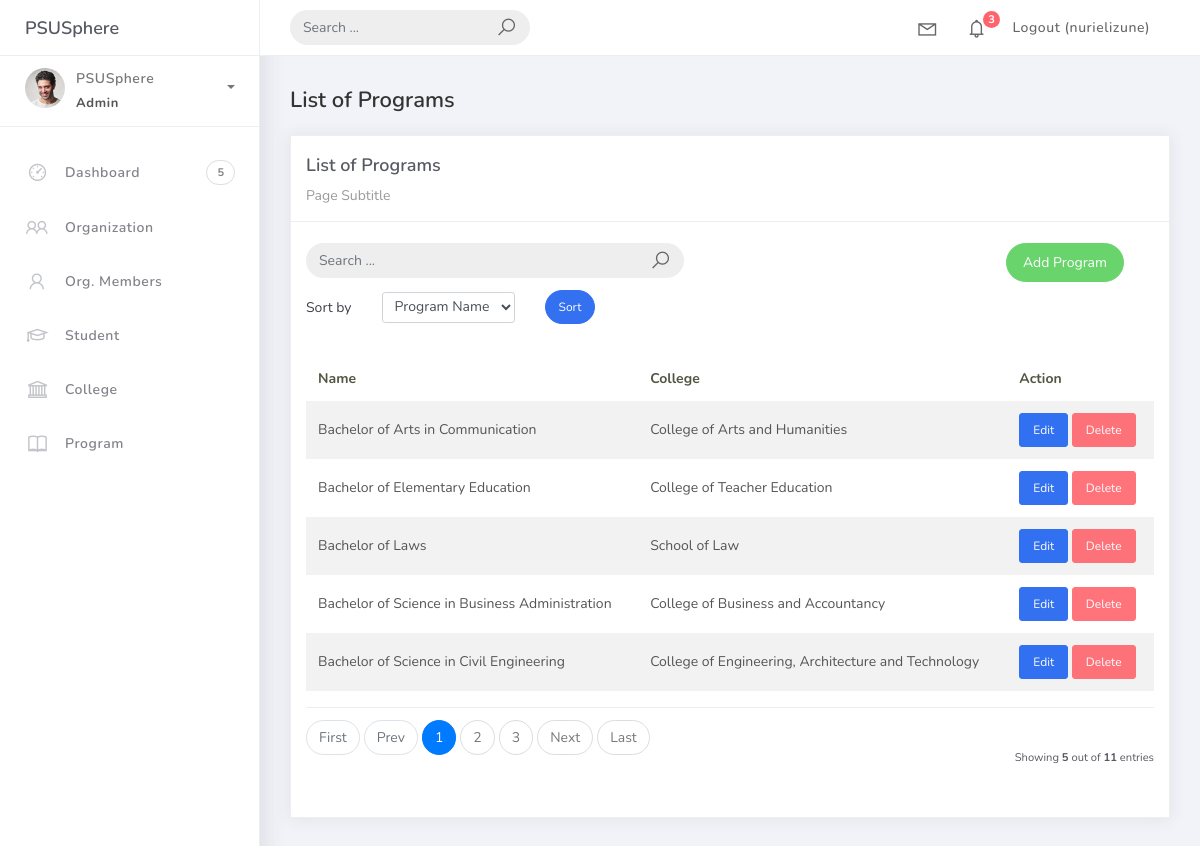
The app's page /programs/ (signed in) with its own data.
### studentorg/models.py (models this page shows, shortened)
class BaseModel(models.Model):
    created_at = models.DateTimeField(auto_now_add=True, db_index=True)
    updated_at = models.DateTimeField(auto_now=True)
    class Meta:
        abstract = True

class Program(BaseModel):
    prog_name = models.CharField(max_length=150)
    college = models.ForeignKey(College, on_delete=models.CASCADE)

class College(BaseModel):
    college_name = models.CharField(max_length=150)
    def __str__(self):
        return self.college_name

### studentorg/views.py (the view)
# urls.py: path('programs/', ProgramList.as_view(), name='program-list'),
class ProgramList(LoginRequiredMixin, ListView):
    model = Program
    context_object_name = 'program'
    template_name = 'program_list.html'
    paginate_by = 5
    def get_queryset(self):
        qs = super().get_queryset()
        query = self.request.GET.get('q')
        if query:
            qs = qs.filter(
                Q(prog_name__icontains=query) |
                Q(college__college_name__icontains=query)
            )
        return qs
    def get_ordering(self):
        allowed = ['prog_name', 'college__college_name']
        sort_by = self.request.GET.get('sort_by')
        if sort_by in allowed:
            return sort_by
        return 'prog_name'

### projectsite/templates/program_list.html (shortened to what this page needs)
{% extends 'base.html' %}
{% load static %}
{% block content %}
<div class="content">
<div class="container-fluid">
<h4 class="page-title">List of Programs</h4>
<div class="row">
<div class="col-md-12">
<div class="card">
<div class="card-header">
<div class="card-title">List of Programs</div>
<div class="card-category">Page Subtitle</div>
</div>
<br />
<div class="col-md-12 row">
<div class="col-md-6">
<form class="navbar-left navbar-form nav-search mr-md-3" action="{% url 'program-list' %}">
<div class="input-group">
<input type="text" name="q" placeholder="Search ..." class="form-control" />
<div class="input-group-append">
<span class="input-group-text">
<i class="la la-search search-icon"></i>
</span>
</div>
</div>
</form>
</div>
<div class="col-md-6">
<div class="pull-right">
<a href="{% url 'program-add' %}" class="btn btn-success btn-rounded">Add Program</a>
</div>
</div>
</div>
<div class="col-md-12 mt-2">
<form method="get" class="row g-2 align-items-center">
<div class="col-auto">
<label for="sortBy" class="col-form-label">Sort by</label>
</div>
<div class="col-auto">
<select class="form-control form-control-sm" id="sortBy" name="sort_by">
<option value="prog_name" {% if request.GET.sort_by == "prog_name" %}selected{% endif %}>Program Name</option>
</select>
</div>
<div class="col-auto">
<button type="submit" class="btn btn-primary btn-sm btn-rounded">Sort</button>
</div>
</form>
</div>
<div class="card-body">
<table class="table table-striped mt-3">
<thead>
<tr>
<th scope="col">Name</th>
<th scope="col">College</th>
<th scope="col">Action</th>
</tr>
</thead>
<tbody>
{% for object in object_list %}
<tr>
<td>{{ object.prog_name }}</td>
<td>{{ object.college }}</td>
<td>
                        <a href="{% url 'program-update' object.id %}" class="btn btn-sm btn-primary">Edit</a>
                        <a href="{% url 'program-delete' object.id %}" class="btn btn-sm btn-danger">Delete</a>
                    </td>
</tr>
{% empty %}
<tr>
<td colspan="3" style="text-align: center">
<p class="text-sm font-weight-bold mb-0">No Records Found</p>
</td>
</tr>
{% endfor %}
</tbody>
</table>
{% include 'includes/pagination.html' %}
</div>
</div>
</div>
</div>
</div>
</div>
{% endblock %}

### projectsite/templates/base.html (shortened to what this page needs)
{% load static %}
<!DOCTYPE html>
<html>
<head>
	<link rel="stylesheet" href="{% static 'assets/css/bootstrap.min.css' %}">
	<link rel="stylesheet" href="{% static 'assets/css/ready.css' %}">
	<link rel="stylesheet" href="{% static 'assets/css/demo.css' %}">
</head>
<body>
	<div class="wrapper">
		<div class="main-header">
			<div class="logo-header">
				<a href="/" class="logo">
					PSUSphere
				</a>
			</div>
			<nav class="navbar navbar-header navbar-expand-lg">
				<div class="container-fluid">
					<form class="navbar-left navbar-form nav-search mr-md-3" action="">
						<div class="input-group">
							<input type="text" placeholder="Search ..." class="form-control">
							<div class="input-group-append">
								<span class="input-group-text">
									<i class="la la-search search-icon"></i>
								</span>
							</div>
						</div>
					</form>
					<ul class="navbar-nav topbar-nav ml-md-auto align-items-center">
						<li class="nav-item dropdown hidden-caret">
							<a class="nav-link dropdown-toggle" href="#" id="navbarDropdown" role="button" data-toggle="dropdown" aria-haspopup="true" aria-expanded="false">
								<i class="la la-envelope"></i>
							</a>
						</li>
						<li class="nav-item dropdown hidden-caret">
							<a class="nav-link dropdown-toggle" href="#" id="navbarDropdown" role="button" data-toggle="dropdown" aria-haspopup="true" aria-expanded="false">
								<i class="la la-bell"></i>
								<span class="notification">3</span>
							</a>
						</li>
					{% if user.is_authenticated %}
					<li class="nav-item">
						<a class="nav-link" href="{% url 'account_logout' %}">Logout ({{ user.username }})</a>
					</li>
					{% else %}
					<li class="nav-item">
						<a class="nav-link" href="{% url 'account_login' %}">Login</a>
					</li>
					{% endif %}
					</ul>
				</div>
			</nav>
		</div>
		<div class="sidebar">
			<div class="scrollbar-inner sidebar-wrapper">
				<div class="user">
					<div class="photo">
						<img src="{% static 'assets/img/profile.jpg' %}">
					</div>
					<div class="info">
						<a class="" data-toggle="collapse" href="#collapseExample" aria-expanded="true">
							<span>
								PSUSphere
								<span class="user-level">Admin</span>
								<span class="caret"></span>
							</span>
						</a>
					</div>
				</div>
				<ul class="nav">
					<li class="nav-item">
						<a href="/">
							<i class="la la-dashboard"></i>
							<p>Dashboard</p>
							<span class="badge badge-count">5</span>
						</a>
					</li>
					<li class="nav-item">
						<a href="/organizations/">
							<i class="la la-users"></i>
							<p>Organization</p>
						</a>
					</li>
					<li class="nav-item">
						<a href="{% url 'orgmember-list' %}">
							<i class="la la-user"></i>
							<p>Org. Members</p>
						</a>
					</li>
					<li class="nav-item">
						<a href="{% url 'student-list' %}">
							<i class="la la-graduation-cap"></i>
							<p>Student</p>
						</a>
					</li>
					<li class="nav-item">
						<a href="{% url 'college-list' %}">
							<i class="la la-university"></i>
							<p>College</p>
						</a>
					</li>
                    <li class="nav-item">
                        <a href="{% url 'program-list' %}">
                            <i class="la la-book"></i>
                            <p>Program</p>
                        </a>
                    </li>
				</ul>
			</div>
		</div>
		<div class="main-panel">
			{% block content %}
			{% endblock %}
		</div>
	</div>
</body>
</html>

### records on screen
Program: prog_name "Bachelor of Arts in Communication", college "College of Arts and Humanities"
Program: prog_name "Bachelor of Elementary Education", college "College of Teacher Education"
Program: prog_name "Bachelor of Laws", college "School of Law"
Program: prog_name "Bachelor of Science in Business Administration", college "College of Business and Accountancy"
Program: prog_name "Bachelor of Science in Civil Engineering", college "College of Engineering, Architecture and Technology"

### other values on screen
{{ user.username }} "nurielizune"
{{ page_num }} "1"
{{ page_num }} "2" "3"
{{ object_list.count }} "5"
{{ paginator.count }} "11"
